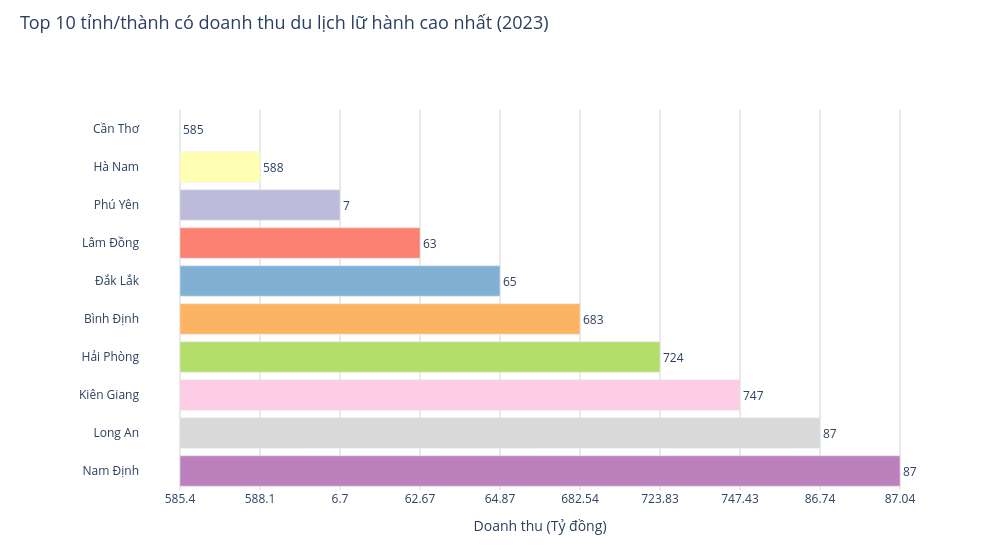

The notebook cell saved with this chart:
### Code cell
top10_sorted = top10.sort_values("Doanh thu du lịch lữ hành (Tỷ đồng)")

fig6 = px.bar(
    top10_sorted,
    x="Doanh thu du lịch lữ hành (Tỷ đồng)",
    y="Địa phương",
    orientation="h",
    color="Địa phương",              # mỗi tỉnh/thành 1 màu riêng
    text="Doanh thu du lịch lữ hành (Tỷ đồng)",
    color_discrete_sequence=px.colors.qualitative.Set3   # bảng màu 10-12 màu, đủ phân biệt 10 tỉnh
)

fig6.update_traces(
    texttemplate="%{text:,.0f}",
    textposition="outside"
)

fig6.update_layout(
    title=dict(
        text="Top 10 tỉnh/thành có doanh thu du lịch lữ hành cao nhất (2023)",
        y=0.97, x=0.02, xanchor="left", font=dict(size=18)
    ),
    autosize=False, width=1000, height=550,
    plot_bgcolor="white",
    margin=dict(l=140, r=60, t=110, b=60),
    xaxis_title="Doanh thu (Tỷ đồng)",
    yaxis_title="",
    showlegend=False   # ẩn legend vì tên tỉnh đã hiện sẵn trên trục y, tránh trùng lặp thông tin
)
fig6.update_xaxes(gridcolor="lightgrey", tickformat=",")

fig6.show()

### Figure 1 — Plotly figure (JSON) as saved in the notebook; plotly's stock layout.template omitted (floating-point values rounded to 4 significant figures)
{"data": [{"hovertemplate": "Địa phương=%{y}<br>Doanh thu du lịch lữ hành (Tỷ đồng)=%{text}<extra></extra>", "legendgroup": "Cần Thơ", "marker": {"color": "rgb(141,211,199)", "pattern": {"shape": ""}}, "name": "Cần Thơ", "orientation": "h", "showlegend": true, "text": ["585.4"], "textposition": "outside", "texttemplate": "%{text:,.0f}", "type": "bar", "x": ["585.4"], "xaxis": "x", "y": ["Cần Thơ"], "yaxis": "y"}, {"hovertemplate": "Địa phương=%{y}<br>Doanh thu du lịch lữ hành (Tỷ đồng)=%{text}<extra></extra>", "legendgroup": "Hà Nam", "marker": {"color": "rgb(255,255,179)", "pattern": {"shape": ""}}, "name": "Hà Nam", "orientation": "h", "showlegend": true, "text": ["588.1"], "textposition": "outside", "texttemplate": "%{text:,.0f}", "type": "bar", "x": ["588.1"], "xaxis": "x", "y": ["Hà Nam"], "yaxis": "y"}, {"hovertemplate": "Địa phương=%{y}<br>Doanh thu du lịch lữ hành (Tỷ đồng)=%{text}<extra></extra>", "legendgroup": "Phú Yên", "marker": {"color": "rgb(190,186,218)", "pattern": {"shape": ""}}, "name": "Phú Yên", "orientation": "h", "showlegend": true, "text": ["6.7"], "textposition": "outside", "texttemplate": "%{text:,.0f}", "type": "bar", "x": ["6.7"], "xaxis": "x", "y": ["Phú Yên"], "yaxis": "y"}, {"hovertemplate": "Địa phương=%{y}<br>Doanh thu du lịch lữ hành (Tỷ đồng)=%{text}<extra></extra>", "legendgroup": "Lâm Đồng", "marker": {"color": "rgb(251,128,114)", "pattern": {"shape": ""}}, "name": "Lâm Đồng", "orientation": "h", "showlegend": true, "text": ["62.67"], "textposition": "outside", "texttemplate": "%{text:,.0f}", "type": "bar", "x": ["62.67"], "xaxis": "x", "y": ["Lâm Đồng"], "yaxis": "y"}, {"hovertemplate": "Địa phương=%{y}<br>Doanh thu du lịch lữ hành (Tỷ đồng)=%{text}<extra></extra>", "legendgroup": "Đắk Lắk", "marker": {"color": "rgb(128,177,211)", "pattern": {"shape": ""}}, "name": "Đắk Lắk", "orientation": "h", "showlegend": true, "text": ["64.87"], "textposition": "outside", "texttemplate": "%{text:,.0f}", "type": "bar", "x": ["64.87"], "xaxis": "x", "y": ["Đắk Lắk"], "yaxis": "y"}, {"hovertemplate": "Địa phương=%{y}<br>Doanh thu du lịch lữ hành (Tỷ đồng)=%{text}<extra></extra>", "legendgroup": "Bình Định", "marker": {"color": "rgb(253,180,98)", "pattern": {"shape": ""}}, "name": "Bình Định", "orientation": "h", "showlegend": true, "text": ["682.54"], "textposition": "outside", "texttemplate": "%{text:,.0f}", "type": "bar", "x": ["682.54"], "xaxis": "x", "y": ["Bình Định"], "yaxis": "y"}, {"hovertemplate": "Địa phương=%{y}<br>Doanh thu du lịch lữ hành (Tỷ đồng)=%{text}<extra></extra>", "legendgroup": "Hải Phòng", "marker": {"color": "rgb(179,222,105)", "pattern": {"shape": ""}}, "name": "Hải Phòng", "orientation": "h", "showlegend": true, "text": ["723.83"], "textposition": "outside", "texttemplate": "%{text:,.0f}", "type": "bar", "x": ["723.83"], "xaxis": "x", "y": ["Hải Phòng"], "yaxis": "y"}, {"hovertemplate": "Địa phương=%{y}<br>Doanh thu du lịch lữ hành (Tỷ đồng)=%{text}<extra></extra>", "legendgroup": "Kiên Giang", "marker": {"color": "rgb(252,205,229)", "pattern": {"shape": ""}}, "name": "Kiên Giang", "orientation": "h", "showlegend": true, "text": ["747.43"], "textposition": "outside", "texttemplate": "%{text:,.0f}", "type": "bar", "x": ["747.43"], "xaxis": "x", "y": ["Kiên Giang"], "yaxis": "y"}, {"hovertemplate": "Địa phương=%{y}<br>Doanh thu du lịch lữ hành (Tỷ đồng)=%{text}<extra></extra>", "legendgroup": "Long An", "marker": {"color": "rgb(217,217,217)", "pattern": {"shape": ""}}, "name": "Long An", "orientation": "h", "showlegend": true, "text": ["86.74"], "textposition": "outside", "texttemplate": "%{text:,.0f}", "type": "bar", "x": ["86.74"], "xaxis": "x", "y": ["Long An"], "yaxis": "y"}, {"hovertemplate": "Địa phương=%{y}<br>Doanh thu du lịch lữ hành (Tỷ đồng)=%{text}<extra></extra>", "legendgroup": "Nam Định", "marker": {"color": "rgb(188,128,189)", "pattern": {"shape": ""}}, "name": "Nam Định", "orientation": "h", "showlegend": true, "text": ["87.04"], "textposition": "outside", "texttemplate": "%{text:,.0f}", "type": "bar", "x": ["87.04"], "xaxis": "x", "y": ["Nam Định"], "yaxis": "y"}], "layout": {"autosize": false, "barmode": "relative", "height": 550, "legend": {"title": {"text": "Địa phương"}, "tracegroupgap": 0}, "margin": {"b": 60, "l": 140, "r": 60, "t": 110}, "plot_bgcolor": "white", "showlegend": false, "title": {"font": {"size": 18}, "text": "Top 10 tỉnh/thành có doanh thu du lịch lữ hành cao nhất (2023)", "x": 0.02, "xanchor": "left", "y": 0.97}, "width": 1000, "xaxis": {"anchor": "y", "domain": [0, 1], "gridcolor": "lightgrey", "tickformat": ",", "title": {"text": "Doanh thu (Tỷ đồng)"}}, "yaxis": {"anchor": "x", "categoryarray": ["Nam Định", "Long An", "Kiên Giang", "Hải Phòng", "Bình Định", "Đắk Lắk", "Lâm Đồng", "Phú Yên", "Hà Nam", "Cần Thơ"], "categoryorder": "array", "domain": [0, 1], "title": {"text": ""}}}}
